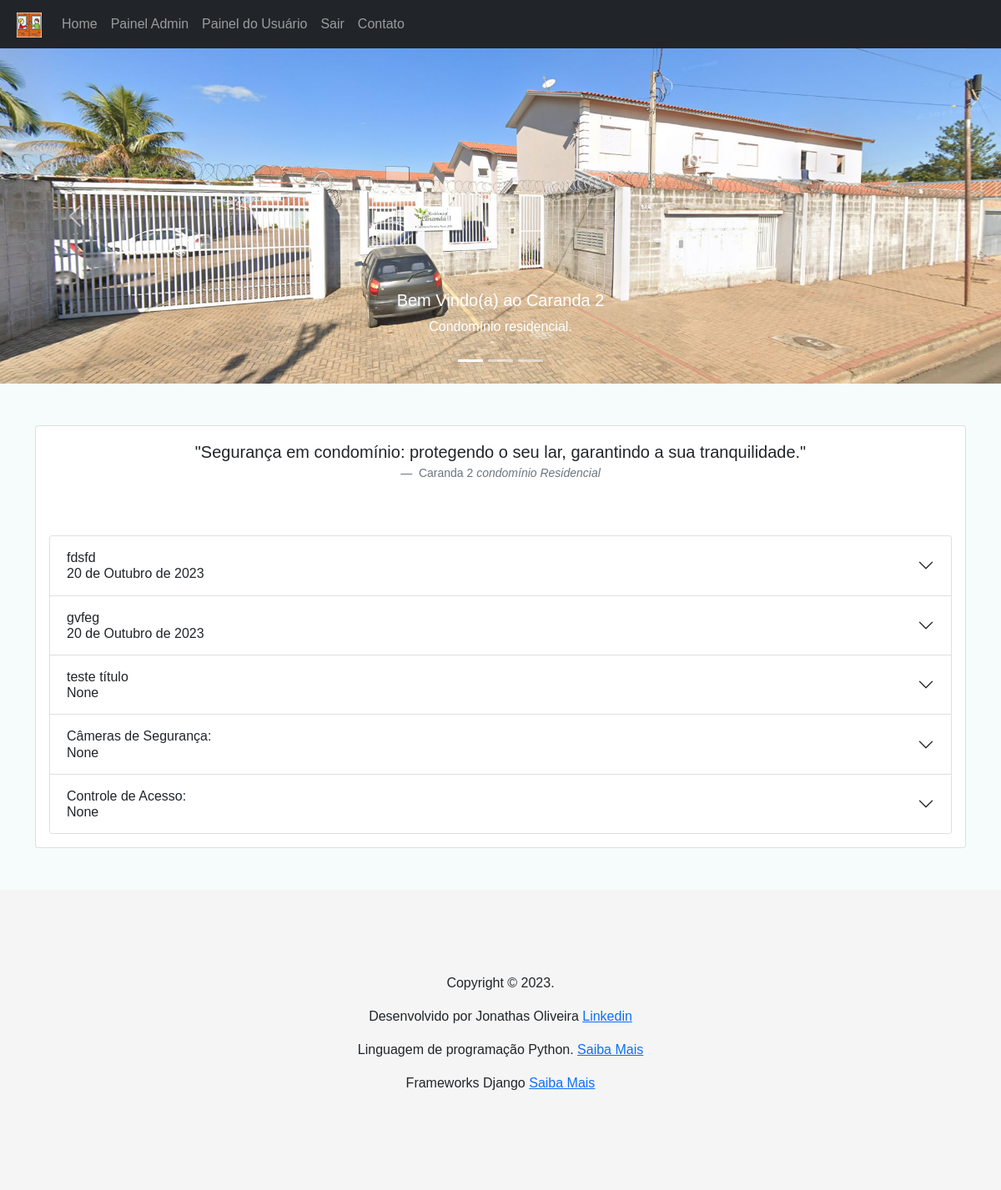
Page /security/ (signed in) on the committed database.
### security/models.py (models this page shows, shortened)
class SecurityList(models.Model):
    title = models.CharField(max_length=100)
    text = models.TextField()
    created = models.DateField(auto_now_add=True, null=True, blank=True)

### security/views.py (the view)
# urls.py: path('security/', include('security.urls')),
@login_required
def security(request):
    items = SecurityList.objects.all().order_by('-id')
    return render(request, 'security.html', {'itens': items})

### security/templates/security.html (shortened to what this page needs)
{% extends 'base.html' %}
{% load static %}
{% block content %}
<div class="container">
  <div class="row">
      <div class="col-mb-1">
        <div class="card">
          <div class="card-body">
            <figure class="text-center">
              <blockquote class="blockquote">
                <p>"Segurança em condomínio: protegendo o seu lar, garantindo a sua tranquilidade."</p>
              </blockquote>
              <figcaption class="blockquote-footer">
                Caranda 2 <cite title="Source Title">condomínio Residencial</cite>
              </figcaption>
            </figure>
            <br><br>
            <div class="accordion" id="accordionExample">
              {% for item in itens %}
              <div class="accordion-item">
                <h2 class="accordion-header" id="heading{{ item.id }}">
                  <button class="accordion-button collapsed date" type="button" data-bs-toggle="collapse" data-bs-target="#collapse{{ item.id }}" aria-expanded="false" aria-controls="collapse{{ item.id }}">
                    {{ item.title }} <br> {{ item.created }}
                  </button>
                </h2>
              </div>
              {% endfor %}
            </div>
          </div>
        </div>
      </div>
  </div>
</div>
{% endblock %}

### media/static/css/style.css (style rules this page uses)
* { margin: 0; padding: 0; box-sizing: border-box; font-family: Arial, sans-serif; }
.container { padding: 50px; }

### rows in the picture
SecurityList: title "fdsfd", created "20 de Outubro de 2023"
SecurityList: title "gvfeg", created "20 de Outubro de 2023"
SecurityList: title "teste título", created "None"
SecurityList: title "Câmeras de Segurança:", created "None"
SecurityList: title "Controle de Acesso:", created "None"
